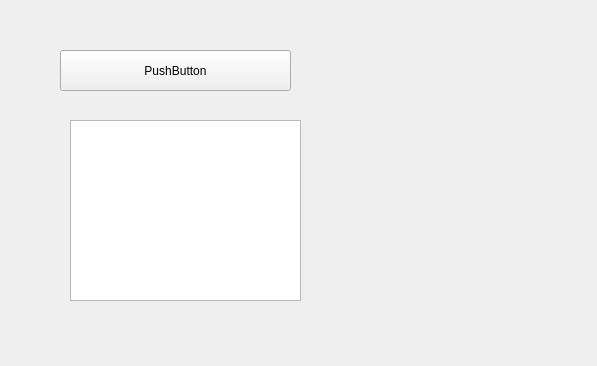
<?xml version="1.0" encoding="UTF-8"?>
<ui version="4.0">
 <class>Form</class>
 <widget class="QWidget" name="Form">
  <property name="geometry">
   <rect>
    <x>0</x>
    <y>0</y>
    <width>597</width>
    <height>366</height>
   </rect>
  </property>
  <property name="windowTitle">
   <string>Form</string>
  </property>
  <widget class="QPushButton" name="pushButton">
   <property name="geometry">
    <rect>
     <x>60</x>
     <y>50</y>
     <width>231</width>
     <height>41</height>
    </rect>
   </property>
   <property name="text">
    <string>PushButton</string>
   </property>
  </widget>
  <widget class="QTextBrowser" name="textBrowser">
   <property name="geometry">
    <rect>
     <x>70</x>
     <y>120</y>
     <width>231</width>
     <height>181</height>
    </rect>
   </property>
  </widget>
 </widget>
 <resources/>
 <connections/>
</ui>
